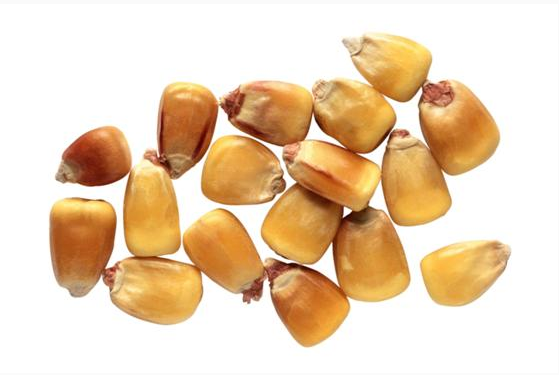
//> input picture opencv03/source/case4.png, 559 x 375 px
$ ./case4   (built with g++ and OpenCV 4)
//> lines starting //> are read from the running program, lines starting //| are printed output that depends on the picture; after the words box and inside, x2 and y2 are one past the last pixel; in counts of white or black regions, pixels touching at a corner belong together
#include <opencv2/opencv.hpp>
#include <iostream>
#include <math.h>

using namespace cv;
using namespace std;

int main(int argc, char** argv) {
	Mat gray_src, binary, dst;
	Mat src = imread("G:/project/c/opencv/opencv03/source/case4.png");
//> src is the input picture: 375 rows x 559 cols, CV_8UC3; mean B, G, R 183.3, 211.5, 235.5
	if (src.empty()) {
		printf("could not load image...\n");
		return -1;
	}
	namedWindow("input image", WINDOW_AUTOSIZE);
	imshow("input image", src);
	cvtColor(src, gray_src, COLOR_BGR2GRAY);
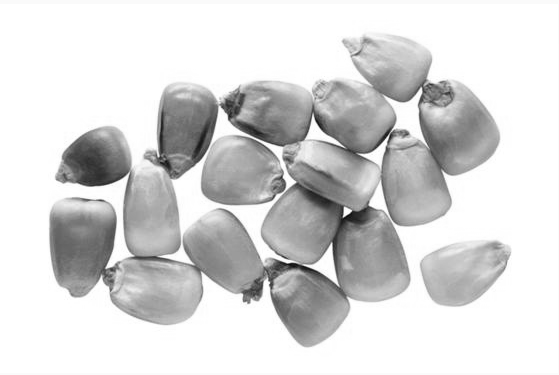
//> gray_src: 375 rows x 559 cols, CV_8UC1; min 7, max 255, mean 215.4

	// 二值分割
	threshold(gray_src, binary, 0, 255, THRESH_BINARY | THRESH_TRIANGLE);
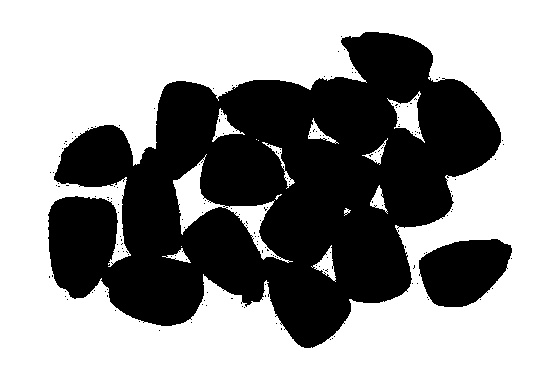
//> binary: 375 rows x 559 cols, CV_8UC1; 59.2% white; 180 black regions (178 under 20 px), largest, box (x1, y1, x2, y2) and area: (48, 32, 501, 348) 80707, (419, 239, 512, 307) 4635
	imshow("binary image", binary);

	// 形态学操作
	Mat kernel = getStructuringElement(MORPH_RECT, Size(3, 3), Point(-1, -1));
	dilate(binary, binary, kernel, Point(-1, -1), 1);
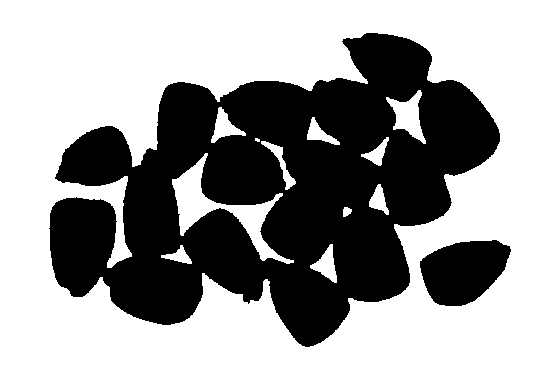
//> binary: 375 rows x 559 cols, CV_8UC1; 61.5% white; 2 black regions, box (x1, y1, x2, y2) and area: (49, 33, 500, 347) 76378, (420, 240, 511, 306) 4313
	imshow("dilate image", binary);

	// 距离变换
	Mat dist;
	bitwise_not(binary, binary);
	distanceTransform(binary, dist, DIST_L2, 3);
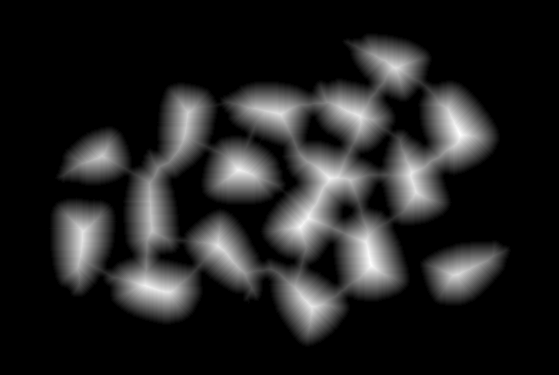
//> dist: 375 rows x 559 cols, CV_32FC1; min 0, max 35.34, mean 4.8; drawn with min black and max white
	normalize(dist, dist, 0, 1.0, NORM_MINMAX);
	imshow("dist image", dist);

	// 阈值化二值分割
	Mat dist_8u;
	dist.convertTo(dist_8u, CV_8U);
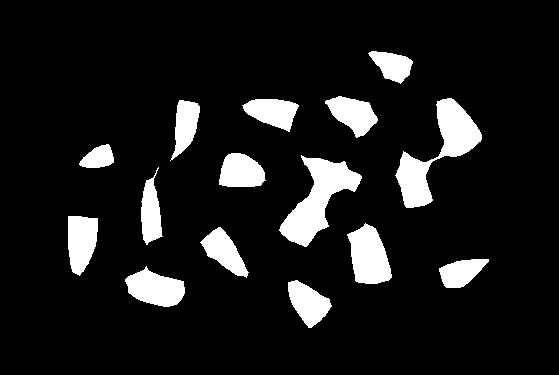
//> dist_8u: 375 rows x 559 cols, CV_8UC1; values 0 (black) and 1 (white), 10.4% white; 15 white regions, largest, box (x1, y1, x2, y2) and area: (395, 98, 482, 208) 3278, (279, 155, 362, 247) 3127, (347, 223, 392, 284) 1873
	adaptiveThreshold(dist_8u, dist_8u, 255, ADAPTIVE_THRESH_GAUSSIAN_C, THRESH_BINARY, 85, 0.0);
	kernel = getStructuringElement(MORPH_RECT, Size(3, 3), Point(-1, -1));
	dilate(dist_8u, dist_8u, kernel, Point(-1, -1), 2);
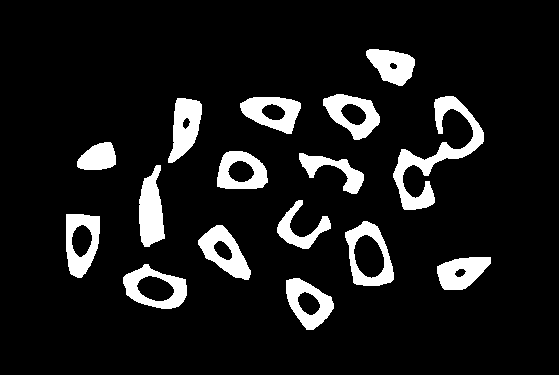
//> dist_8u: 375 rows x 559 cols, CV_8UC1; 10% white; 16 white regions
	imshow("dist-binary", dist_8u);

	// 连通区域计数
	vector<vector<Point>> contours;
	findContours(dist_8u, contours, RETR_EXTERNAL, CHAIN_APPROX_SIMPLE);
//> contours = 16 contours; largest, box (x1, y1, x2, y2) and area: (393, 96, 484, 210) 2432, (345, 221, 394, 286) 2224, (123, 264, 187, 309) 1912, (66, 214, 100, 278) 1698, (323, 94, 380, 140) 1585

	// draw result
	Mat markers = Mat::zeros(src.size(), CV_8UC3);
	RNG rng(12345);
	for (size_t t = 0; t < contours.size(); t++) {
		drawContours(markers, contours, static_cast<int>(t), Scalar(rng.uniform(0, 255), rng.uniform(0, 255), rng.uniform(0, 255)),
			-1, 8, Mat());
	}
//> this loop made 16 passes
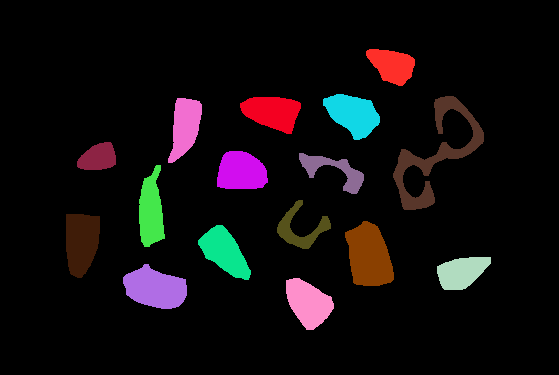
//> markers: 375 rows x 559 cols, CV_8UC3; mean B, G, R 13.7, 12.3, 16.6
	printf("number of corns : %d", contours.size());
//| number of corns : 16
	imshow("Final result", markers);

	waitKey(0);
	return 0;
}

$ run again, with opencv03/source/case3.png copied over opencv03/source/case4.png
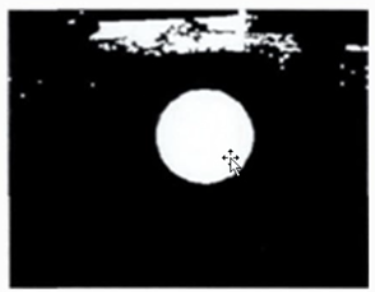
//> input picture opencv03/source/case3.png, 375 x 292 px
//> src is the input picture: 292 rows x 375 cols, CV_8UC3; mean B, G, R 50.2, 49.9, 49.7
//> `threshold(gray_src, binary, 0, 255, THRESH_BINARY | THRESH_TRIANGLE);`:
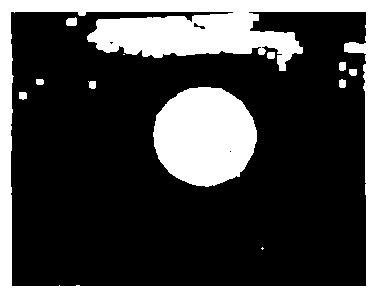
//> binary: 292 rows x 375 cols, CV_8UC1; 26% white; 12 white regions (2 under 20 px), largest, box (x1, y1, x2, y2) and area: (0, 0, 375, 292) 19918, (153, 87, 257, 187) 8035, (66, 17, 77, 26) 84
//> contours = 9 contours, 1 with area under 20; largest, box (x1, y1, x2, y2) and area: (157, 214, 233, 246) 1109, (290, 103, 325, 160) 734, (295, 211, 326, 246) 495, (51, 116, 81, 147) 358, (266, 184, 287, 217) 308, (52, 217, 77, 246) 300, (96, 121, 115, 146) 254, (51, 150, 56, 157) 24
//> the loop `for (size_t t = 0; t < contours.size(); t++)` made 9 passes
//> after the loop `for (size_t t = 0; t < contours.size(); t++)`:
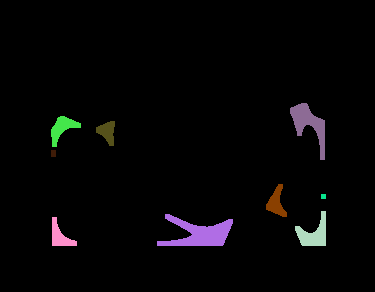
//> markers: 292 rows x 375 cols, CV_8UC3; mean B, G, R 5.7, 4.9, 5.7
//| number of corns : 9
